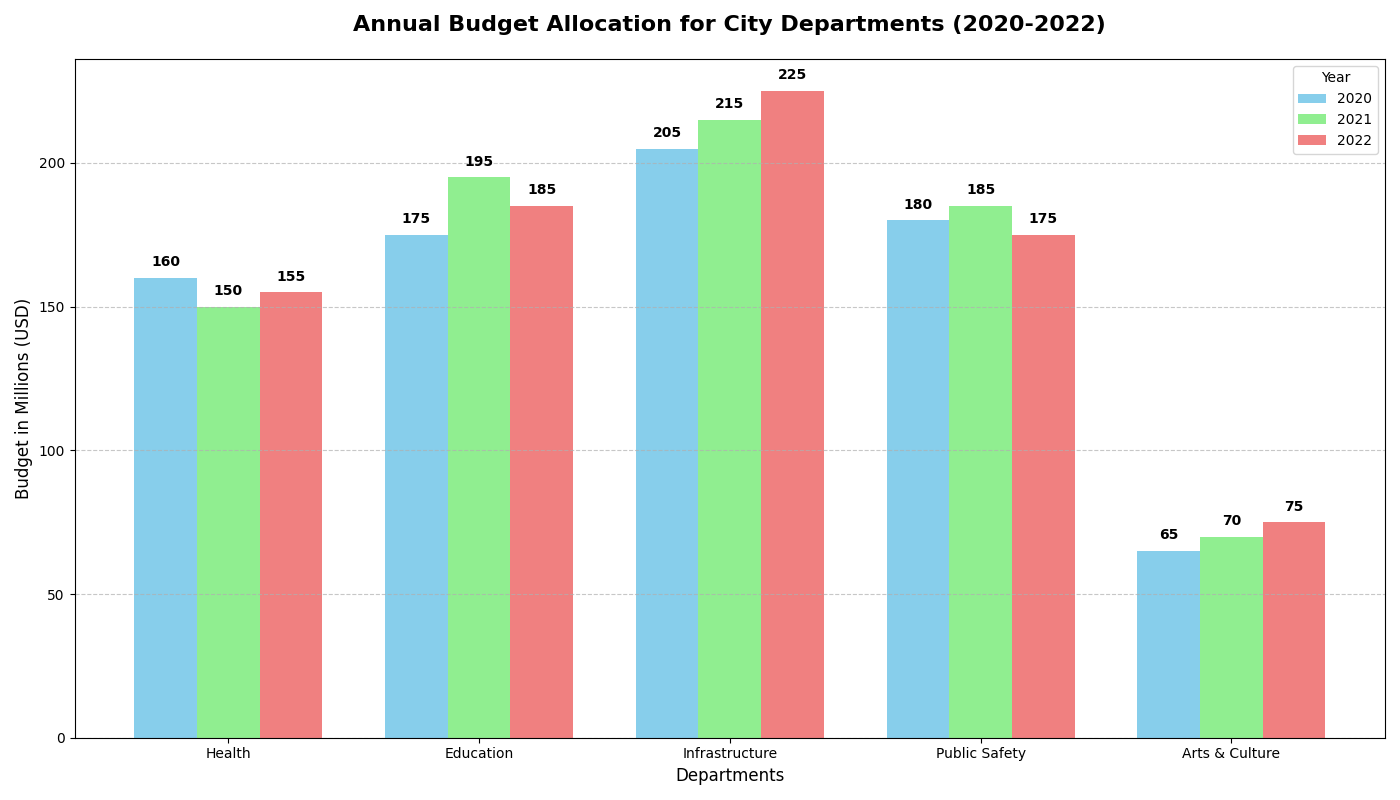

Here is the Python script that generated this plot:
import matplotlib.pyplot as plt
import numpy as np

years = ['2020', '2021', '2022']
departments = ['Health', 'Education', 'Infrastructure', 'Public Safety', 'Arts & Culture']
# Manually altered budget values, maintaining original dimensional structure
budget_2020 = [160, 175, 205, 180, 65]
budget_2021 = [150, 195, 215, 185, 70]
budget_2022 = [155, 185, 225, 175, 75]

x = np.arange(len(departments))
width = 0.25

fig, ax = plt.subplots(figsize=(14, 8))

bars_2020 = ax.bar(x - width, budget_2020, width, label='2020', color='skyblue')
bars_2021 = ax.bar(x, budget_2021, width, label='2021', color='lightgreen')
bars_2022 = ax.bar(x + width, budget_2022, width, label='2022', color='lightcoral')

ax.set_title('Annual Budget Allocation for City Departments (2020-2022)', fontsize=16, fontweight='bold', pad=20)
ax.set_xlabel('Departments', fontsize=12)
ax.set_ylabel('Budget in Millions (USD)', fontsize=12)
ax.set_xticks(x)
ax.set_xticklabels(departments)
ax.grid(axis='y', linestyle='--', alpha=0.7)
ax.legend(title='Year', fontsize=10)

def add_labels(ax, bars):
    for bar in bars:
        yval = bar.get_height()
        ax.text(bar.get_x() + bar.get_width() / 2, yval + 3, f'{yval}', ha='center', va='bottom', fontsize=10, fontweight='bold')

add_labels(ax, bars_2020)
add_labels(ax, bars_2021)
add_labels(ax, bars_2022)

plt.tight_layout()
plt.show()
